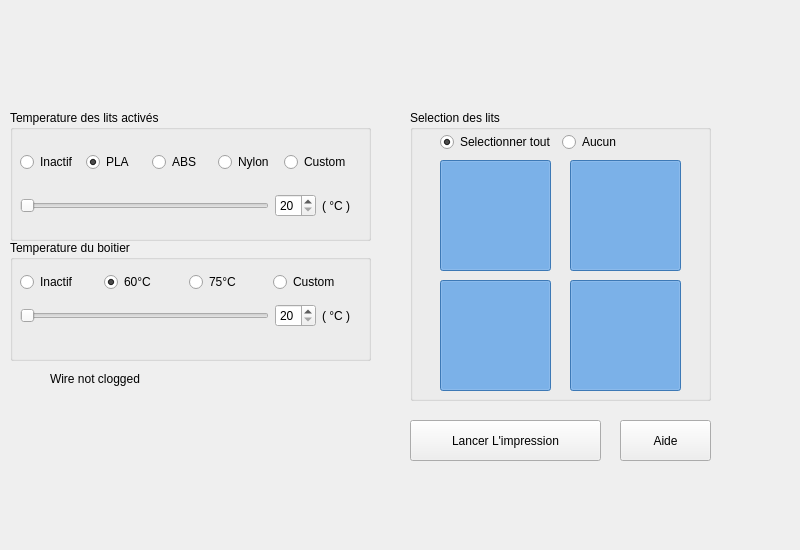
<?xml version="1.0" encoding="UTF-8"?>
<ui version="4.0">
 <class>PrinterPage</class>
 <widget class="QWidget" name="PrinterPage">
  <property name="geometry">
   <rect>
    <x>0</x>
    <y>0</y>
    <width>800</width>
    <height>550</height>
   </rect>
  </property>
  <property name="windowTitle">
   <string>Form</string>
  </property>
  <widget class="QGroupBox" name="groupBox">
   <property name="geometry">
    <rect>
     <x>410</x>
     <y>110</y>
     <width>301</width>
     <height>291</height>
    </rect>
   </property>
   <property name="title">
    <string>Selection des lits</string>
   </property>
   <widget class="QPushButton" name="bed_fl">
    <property name="geometry">
     <rect>
      <x>30</x>
      <y>170</y>
      <width>111</width>
      <height>111</height>
     </rect>
    </property>
    <property name="styleSheet">
     <string notr="true">background-color: rgb(85, 170, 255);</string>
    </property>
    <property name="text">
     <string/>
    </property>
    <property name="checkable">
     <bool>true</bool>
    </property>
    <property name="checked">
     <bool>true</bool>
    </property>
   </widget>
   <widget class="QPushButton" name="bed_bl">
    <property name="geometry">
     <rect>
      <x>30</x>
      <y>50</y>
      <width>111</width>
      <height>111</height>
     </rect>
    </property>
    <property name="styleSheet">
     <string notr="true">background-color: rgb(85, 170, 255);</string>
    </property>
    <property name="text">
     <string/>
    </property>
    <property name="checkable">
     <bool>true</bool>
    </property>
    <property name="checked">
     <bool>true</bool>
    </property>
   </widget>
   <widget class="QPushButton" name="bed_fr">
    <property name="geometry">
     <rect>
      <x>160</x>
      <y>170</y>
      <width>111</width>
      <height>111</height>
     </rect>
    </property>
    <property name="styleSheet">
     <string notr="true">background-color: rgb(85, 170, 255);</string>
    </property>
    <property name="text">
     <string/>
    </property>
    <property name="checkable">
     <bool>true</bool>
    </property>
    <property name="checked">
     <bool>true</bool>
    </property>
    <property name="flat">
     <bool>false</bool>
    </property>
   </widget>
   <widget class="QPushButton" name="bed_br">
    <property name="geometry">
     <rect>
      <x>160</x>
      <y>50</y>
      <width>111</width>
      <height>111</height>
     </rect>
    </property>
    <property name="styleSheet">
     <string notr="true">background-color: rgb(85, 170, 255);</string>
    </property>
    <property name="text">
     <string/>
    </property>
    <property name="checkable">
     <bool>true</bool>
    </property>
    <property name="checked">
     <bool>true</bool>
    </property>
   </widget>
   <widget class="QWidget" name="layoutWidget">
    <property name="geometry">
     <rect>
      <x>30</x>
      <y>20</y>
      <width>195</width>
      <height>25</height>
     </rect>
    </property>
    <layout class="QHBoxLayout" name="horizontalLayout_3">
     <item>
      <widget class="QRadioButton" name="selectAllBed">
       <property name="text">
        <string>Selectionner tout</string>
       </property>
       <property name="checked">
        <bool>true</bool>
       </property>
      </widget>
     </item>
     <item>
      <widget class="QRadioButton" name="selectNoBed">
       <property name="text">
        <string>Aucun</string>
       </property>
      </widget>
     </item>
    </layout>
   </widget>
  </widget>
  <widget class="QGroupBox" name="bedBox">
   <property name="geometry">
    <rect>
     <x>10</x>
     <y>110</y>
     <width>361</width>
     <height>131</height>
    </rect>
   </property>
   <property name="title">
    <string>Temperature des lits activés </string>
   </property>
   <widget class="QWidget" name="layoutWidget">
    <property name="geometry">
     <rect>
      <x>10</x>
      <y>40</y>
      <width>331</width>
      <height>25</height>
     </rect>
    </property>
    <layout class="QHBoxLayout" name="bedTempSelectorLayer">
     <item>
      <widget class="QRadioButton" name="inactifBed">
       <property name="text">
        <string>Inactif</string>
       </property>
      </widget>
     </item>
     <item>
      <widget class="QRadioButton" name="plaBed">
       <property name="text">
        <string>PLA</string>
       </property>
       <property name="checked">
        <bool>true</bool>
       </property>
      </widget>
     </item>
     <item>
      <widget class="QRadioButton" name="absBed">
       <property name="text">
        <string>ABS</string>
       </property>
      </widget>
     </item>
     <item>
      <widget class="QRadioButton" name="nylonBed">
       <property name="text">
        <string>Nylon</string>
       </property>
      </widget>
     </item>
     <item>
      <widget class="QRadioButton" name="customBed">
       <property name="text">
        <string>Custom</string>
       </property>
      </widget>
     </item>
    </layout>
   </widget>
   <widget class="QWidget" name="layoutWidget">
    <property name="geometry">
     <rect>
      <x>10</x>
      <y>80</y>
      <width>331</width>
      <height>31</height>
     </rect>
    </property>
    <layout class="QHBoxLayout" name="bedtempSliderLayer">
     <item>
      <widget class="QSlider" name="bedTempSlider">
       <property name="minimum">
        <number>20</number>
       </property>
       <property name="maximum">
        <number>90</number>
       </property>
       <property name="orientation">
        <enum>Qt::Horizontal</enum>
       </property>
      </widget>
     </item>
     <item>
      <widget class="QSpinBox" name="bedtempSpin">
       <property name="minimum">
        <number>20</number>
       </property>
       <property name="maximum">
        <number>90</number>
       </property>
      </widget>
     </item>
     <item>
      <widget class="QLabel" name="label">
       <property name="text">
        <string>( °C )</string>
       </property>
      </widget>
     </item>
    </layout>
   </widget>
  </widget>
  <widget class="QGroupBox" name="printerboxBox">
   <property name="geometry">
    <rect>
     <x>10</x>
     <y>240</y>
     <width>361</width>
     <height>121</height>
    </rect>
   </property>
   <property name="title">
    <string>Temperature du boitier</string>
   </property>
   <widget class="QWidget" name="layoutWidget">
    <property name="geometry">
     <rect>
      <x>10</x>
      <y>60</y>
      <width>331</width>
      <height>31</height>
     </rect>
    </property>
    <layout class="QHBoxLayout" name="horizontalLayout">
     <item>
      <widget class="QSlider" name="boxTempSlider">
       <property name="minimum">
        <number>20</number>
       </property>
       <property name="orientation">
        <enum>Qt::Horizontal</enum>
       </property>
      </widget>
     </item>
     <item>
      <widget class="QSpinBox" name="boxTempSpin">
       <property name="minimum">
        <number>20</number>
       </property>
       <property name="maximum">
        <number>90</number>
       </property>
      </widget>
     </item>
     <item>
      <widget class="QLabel" name="label_2">
       <property name="text">
        <string>( °C )</string>
       </property>
      </widget>
     </item>
    </layout>
   </widget>
   <widget class="QWidget" name="layoutWidget">
    <property name="geometry">
     <rect>
      <x>10</x>
      <y>30</y>
      <width>331</width>
      <height>25</height>
     </rect>
    </property>
    <layout class="QHBoxLayout" name="horizontalLayout_2">
     <item>
      <widget class="QRadioButton" name="boxInactif">
       <property name="text">
        <string>Inactif</string>
       </property>
      </widget>
     </item>
     <item>
      <widget class="QRadioButton" name="box60">
       <property name="text">
        <string>60°C</string>
       </property>
       <property name="checked">
        <bool>true</bool>
       </property>
      </widget>
     </item>
     <item>
      <widget class="QRadioButton" name="box75">
       <property name="text">
        <string>75°C</string>
       </property>
      </widget>
     </item>
     <item>
      <widget class="QRadioButton" name="boxCustom">
       <property name="text">
        <string>Custom</string>
       </property>
      </widget>
     </item>
    </layout>
   </widget>
  </widget>
  <widget class="QPushButton" name="pushButton">
   <property name="geometry">
    <rect>
     <x>410</x>
     <y>420</y>
     <width>191</width>
     <height>41</height>
    </rect>
   </property>
   <property name="text">
    <string>Lancer L'impression</string>
   </property>
   <property name="icon">
    <iconset resource="ressources.qrc">
     <normaloff>:/img/img/play_green.png</normaloff>:/img/img/play_green.png</iconset>
   </property>
  </widget>
  <widget class="QPushButton" name="backToHelp">
   <property name="geometry">
    <rect>
     <x>620</x>
     <y>420</y>
     <width>91</width>
     <height>41</height>
    </rect>
   </property>
   <property name="text">
    <string>Aide</string>
   </property>
   <property name="icon">
    <iconset resource="ressources.qrc">
     <normaloff>:/img/img/help.png</normaloff>:/img/img/help.png</iconset>
   </property>
  </widget>
  <widget class="PrinterSmallUI" name="tempWidget" native="true">
   <property name="geometry">
    <rect>
     <x>40</x>
     <y>30</y>
     <width>221</width>
     <height>60</height>
    </rect>
   </property>
  </widget>
  <widget class="Led" name="ledClogged">
   <property name="geometry">
    <rect>
     <x>20</x>
     <y>370</y>
     <width>18</width>
     <height>18</height>
    </rect>
   </property>
   <property name="text">
    <string/>
   </property>
   <property name="pixmap">
    <pixmap resource="ressources.qrc">:/img/img/led_off_red.png</pixmap>
   </property>
   <property name="scaledContents">
    <bool>true</bool>
   </property>
  </widget>
  <widget class="QLabel" name="labelClogged">
   <property name="geometry">
    <rect>
     <x>50</x>
     <y>370</y>
     <width>101</width>
     <height>17</height>
    </rect>
   </property>
   <property name="text">
    <string>Wire not clogged</string>
   </property>
  </widget>
 </widget>
 <customwidgets>
  <customwidget>
   <class>PrinterSmallUI</class>
   <extends>QWidget</extends>
   <header>PrinterSmallUI.h</header>
   <container>1</container>
  </customwidget>
  <customwidget>
   <class>Led</class>
   <extends>QLabel</extends>
   <header>Led.h</header>
  </customwidget>
 </customwidgets>
 <resources>
  <include location="ressources.qrc"/>
 </resources>
 <connections/>
</ui>
